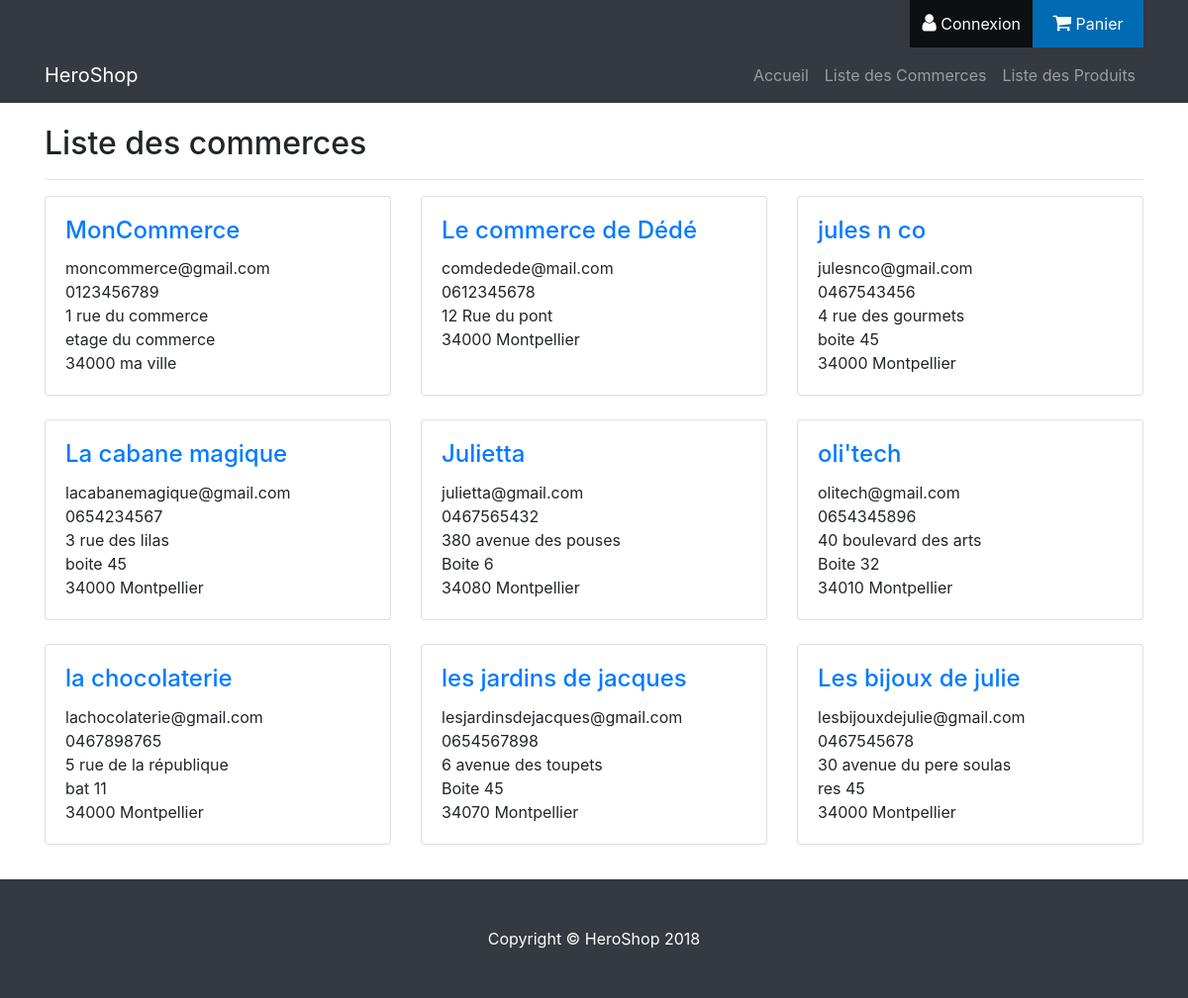
/index.php/commerces, run on the app's committed database.
### tables this page shows
CREATE TABLE `commerce` (
  `siretCommerce` varchar(14) NOT NULL,
  `nomCommerce` varchar(128) NOT NULL,
  `mailCommerce` varchar(64) NOT NULL,
  `telCommerce` varchar(10) NOT NULL,
  `numAdresseCommerce` int(4) NOT NULL,
  `rueCommerce` varchar(64) NOT NULL,
  `codePostalCommerce` int(10) NOT NULL,
  `villeCommerce` varchar(64) NOT NULL,
  `complementAdresseCommerce` varchar(128) NOT NULL,
  `tempsReservationProduitsCommerce` time NOT NULL,
  `produitsLivrablesCommerce` tinyint(1) NOT NULL,
  `idCommercant` int(8) UNSIGNED NOT NULL,
  `descriptionCommerce` text
);

### application/libraries/Layout.php (called while the page is built, shortened)
<?php
class Layout {
    private $CI;
    private $var = array();
    public function __construct() {
        $this->CI = & get_instance();
        $this->var['output'] = '';
        $this->var['titre'] = ucfirst($this->CI->router->fetch_method()) . ' - ' . ucfirst($this->CI->router->fetch_class());
        $this->var['charset'] = $this->CI->config->item('charset');
        $this->var['css'] = array();
        $this->var['js'] = array();
        $this->var['jquery'] = array();
        $this->var['menu'] = array();
        $this->var['topMenu'] = array();
        $this->var['sideMenu'] = array();
        $this->var['nomSideMenu'] = "";
    }
    public function view($name, $data = array(), $return = false) {
        $this->var['output'] .= $this->CI->load->view($name, $data, true);
        if (!$return) {
            $this->CI->load->view('../themes/default_layout', $this->var);
        } else {
            return $this->CI->load->view('../themes/default_layout', $this->var, true);
        }
    }
    public function views($name, $data = array()) {
        $this->var['output'] .= $this->CI->load->view($name, $data, true);
        return $this;
    }
    public function ajouter_menu($menu, $intitule, $controller) {
        $this->var[$menu][$controller] = array(
            "intitule" => $intitule,
            "url" => site_url($controller . "/"),
            "actif" => $controller == $this->CI->router->fetch_class(),
        );
    }
    public function init_menu() {
        $this->CI->load->library('session');
    }
}

### application/controllers/Commerces.php (called while the page is built, shortened)
<?php
class Commerces extends CI_Controller {
    public function index() {
        $this->liste_commerces();
    }
    public function liste_commerces() {
        $result = $this->Commerce_model->read();
        if ($result) {
            $data = array (
                "commerces" => $result,
            );
            if (isset($this->session->logged_in['username'])){
                if ($this->User_admin_model->isAdmin()) {
                    $this->layout->views('Admin/Commerces/title_admin');
                } else {
                    $this->layout->views('Commerces/title_not_admin');
                }
            } else {
                $this->layout->views('Commerces/title_not_admin');
            }
            $this->layout->view('Commerces/liste_commerces', $data);
        } else {
            $data = array(
                'error_message' => 'Une erreur s\'est produite',
            );
            $this->layout->view('template/error_display', $data);
        }
    }
}
?>

### index.php (called while the page is built, shortened)
<?php
require_once BASEPATH.'core/CodeIgniter.php';

### application/core/MY_Model.php (called while the page is built, shortened)
<?php
class MY_Model extends CI_Model {
    public function read($select = '*', $where = array(), $nb = null, $debut = null) {
        return $this->db->select($select)
                        ->from($this->table)
                        ->where($where)
                        ->limit($nb, $debut)
                        ->get()
                        ->result();
    }
}

### application/helpers/MY_url_helper.php (called while the page is built, shortened)
<?php  if ( ! defined('BASEPATH')) exit('No direct script access allowed');
if ( ! function_exists('site_url'))
{
	function site_url($uri = '')
	{
		if( ! is_array($uri))
		{
			$uri = func_get_args();
		}
		$CI =& get_instance();
		return $CI->config->site_url($uri);
	}
}

### application/views/Commerces/liste_commerces.php (the view)
<div id="liste_commerces">
    <div class="row">
        <?php foreach ($commerces as $c): ?>
            <div class="col-lg-4 col-md-6 mb-4">
                <div class="card h-100">
                    <div class="card-body">
                        <h4 class="card-title">
                            <a href="<?php echo site_url('/Commerces/fiche_commerce/' . $c->siretCommerce) ?>">
                                <?php echo $c->nomCommerce ?>
                            </a>
                        </h4>
                        <p class="card-text">
                            <?php echo $c->mailCommerce ?>
                            <br/>
                            <?php echo $c->telCommerce ?>
                            <br/>
                            <?php echo $c->numAdresseCommerce ?>
                            <?php echo $c->rueCommerce ?>
                            <br/>
                            <?php
                            if ($c->complementAdresseCommerce)
                                echo $c->complementAdresseCommerce . '<br/>';
                            ?>
                            <?php echo $c->codePostalCommerce ?>
                            <?php echo $c->villeCommerce ?>
                        </p>
                    </div>
                </div>
            </div>
        <?php endforeach; ?>
    </div>
</div>

### assets/css/shop-homepage.css (style rules this page uses)
body { padding-top: 54px; }
@media (min-width: 992px) { body { padding-top: 56px; } }

### assets/css/main.css (style rules this page uses)
html { height: 100%; }
body { padding-top:0; display: flex; min-height: 100vh; flex-direction: column; }

### data on the page
commerce: nomCommerce "MonCommerce", mailCommerce "moncommerce@gmail.com", telCommerce "0123456789", numAdresseCommerce "1", rueCommerce "rue du commerce", complementAdresseCommerce "etage du commerce", codePostalCommerce "34000", villeCommerce "ma ville"
commerce: nomCommerce "Le commerce de Dédé", mailCommerce "comdedede@mail.com", telCommerce "0612345678", numAdresseCommerce "12", rueCommerce "Rue du pont", codePostalCommerce "34000", villeCommerce "Montpellier"
commerce: nomCommerce "jules n co", mailCommerce "julesnco@gmail.com", telCommerce "0467543456", numAdresseCommerce "4", rueCommerce "rue des gourmets", complementAdresseCommerce "boite 45", codePostalCommerce "34000", villeCommerce "Montpellier"
commerce: nomCommerce "La cabane magique", mailCommerce "lacabanemagique@gmail.com", telCommerce "0654234567", numAdresseCommerce "3", rueCommerce "rue des lilas", complementAdresseCommerce "boite 45", codePostalCommerce "34000", villeCommerce "Montpellier"
commerce: nomCommerce "Julietta", mailCommerce "julietta@gmail.com", telCommerce "0467565432", numAdresseCommerce "380", rueCommerce "avenue des pouses", complementAdresseCommerce "Boite 6", codePostalCommerce "34080", villeCommerce "Montpellier"
commerce: nomCommerce "oli'tech", mailCommerce "olitech@gmail.com", telCommerce "0654345896", numAdresseCommerce "40", rueCommerce "boulevard des arts", complementAdresseCommerce "Boite 32", codePostalCommerce "34010", villeCommerce "Montpellier"
commerce: nomCommerce "la chocolaterie", mailCommerce "lachocolaterie@gmail.com", telCommerce "0467898765", numAdresseCommerce "5", rueCommerce "rue de la république", complementAdresseCommerce "bat 11", codePostalCommerce "34000", villeCommerce "Montpellier"
commerce: nomCommerce "les jardins de jacques", mailCommerce "lesjardinsdejacques@gmail.com", telCommerce "0654567898", numAdresseCommerce "6", rueCommerce "avenue des toupets", complementAdresseCommerce "Boite 45", codePostalCommerce "34070", villeCommerce "Montpellier"
commerce: nomCommerce "Les bijoux de julie", mailCommerce "lesbijouxdejulie@gmail.com", telCommerce "0467545678", numAdresseCommerce "30", rueCommerce "avenue du pere soulas", complementAdresseCommerce "res 45", codePostalCommerce "34000", villeCommerce "Montpellier"

### other printed values
$topMenu['Auth']['intitule'] "Connexion"
$topMenu['Panier']['intitule'] "Panier"
$m["intitule"] "Accueil"
$m["intitule"] "Liste des Commerces"
$m["intitule"] "Liste des Produits"
